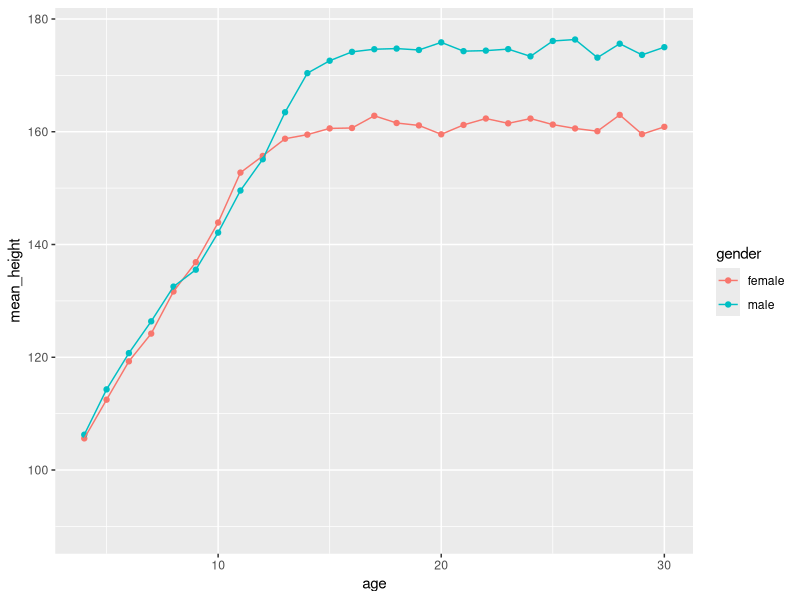

Here is the R script that generated this plot:
## ---- chunk 1
library( tidyverse )

read_csv( "Downloads/nhanes.csv" ) -> nhanes
nhanes
## ---- chunk 2
nhanes %>% filter( gender == "male", age >= 18 ) -> nhanes_adult_men

nhanes_adult_men
## ---- chunk 3
mean( nhanes$height )
## ---- chunk 4
mean( nhanes$height, na.rm=TRUE )
## ---- chunk 5
nhanes %>% filter( gender == "male", age >= 18, !is.na(height) ) -> nhanes_adult_men

nhanes_adult_men
## ---- chunk 6
is.na( c( 2, 3, NA, 6, 5, NA, 7 ) )
## ---- chunk 7
!is.na( c( 2, 3, NA, 6, 5, NA, 7 ) )
## ---- chunk 8
nhanes %>% filter( gender == "male", age >= 18, !is.na(height) ) -> nhanes_adult_men

mean( nhanes_adult_men$height )
## ---- chunk 9
nhanes %>% 
filter( gender == "male", age >= 18, !is.na(height) ) %>%
summarise( mean(height) )
## ---- chunk 10
nhanes %>% 
filter( gender == "male", age >= 18, !is.na(height) ) %>%
summarise( mean(height), min(height), max(height) )
## ---- chunk 11
nhanes %>% 
filter( age >= 18, !is.na(height) ) %>%
summarise( mean(height), min(height), max(height) )
## ---- chunk 12
nhanes %>% 
filter( age >= 18, !is.na(height) ) %>%
group_by( gender ) %>%
summarise( mean(height), min(height), max(height) )
## ---- chunk 13
nhanes %>% 
filter( age >= 18, !is.na(height) ) %>%
group_by( gender, ethnicity ) %>%
summarise( mean(height), min(height), max(height) )
## ---- chunk 14
nhanes %>%
filter( age >= 18 ) %>%
mutate( bmi = weight / (height/100)^2 ) %>%
mutate( obese = bmi > 30 )
## ---- chunk 15
nhanes %>%
filter( age >= 18 ) %>%
mutate( bmi = weight / (height/100)^2 ) %>%
filter( !is.na(bmi) ) -> nhanes_adults
## ---- chunk 16
nhanes_adults %>%
mutate( weight_state = cut( bmi, breaks = c( 0, 18.5, 25, 30, Inf ) ) )
## ---- chunk 17
nhanes_adults %>%
mutate( weight_state = cut( bmi, 
     breaks = c( 0, 18.5, 25, 30, Inf ),
     labels = c( "underweight", "normal", "overweight", "obese" ) ) )
## ---- chunk 18
nhanes_adults %>%
mutate( weight_state = cut( bmi, 
     breaks = c( 0, 18.5, 25, 30, Inf ),
     labels = c( "underweight", "normal", "overweight", "obese" ) ) ) %>%
group_by( gender, weight_state ) %>%
summarize( n = n() )
## ---- chunk 19
nhanes_adults %>%
mutate( weight_state = cut( bmi, 
     breaks = c( 0, 18.5, 25, 30, Inf ),
     labels = c( "underweight", "normal", "overweight", "obese" ) ) ) %>%
group_by( gender, weight_state ) %>%
summarize( n = n() ) %>%
  
group_by( gender ) %>%
mutate( percent  = n / sum(n) * 100 )
## ---- chunk 20
nhanes %>%
filter( !is.na(height) ) %>%
group_by( age, gender ) %>%
summarise( mean_height= mean(height) ) %>% 
ggplot( aes( x=age, y=mean_height, color=gender ) ) + 
  geom_point() + geom_line() + xlim( 4, 30 )
